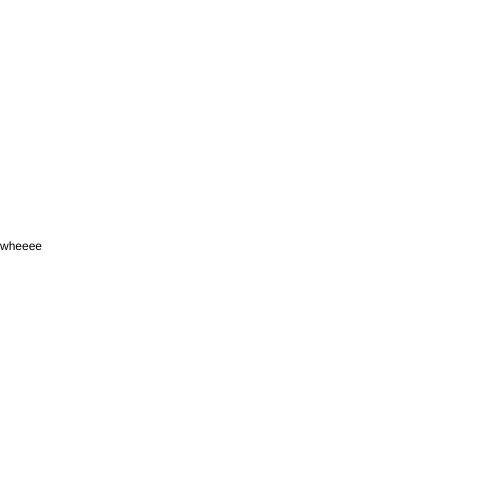
Frame 1 (no input)
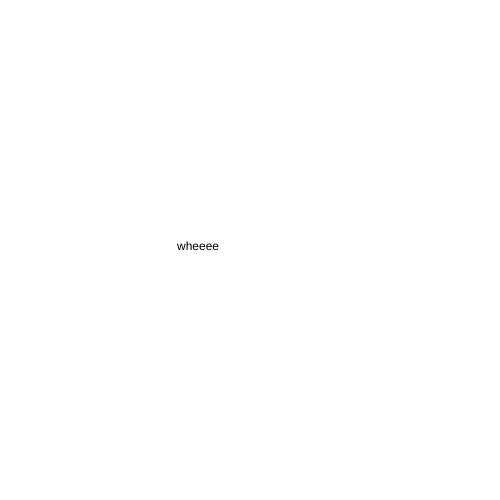
Frame 60 (no input)
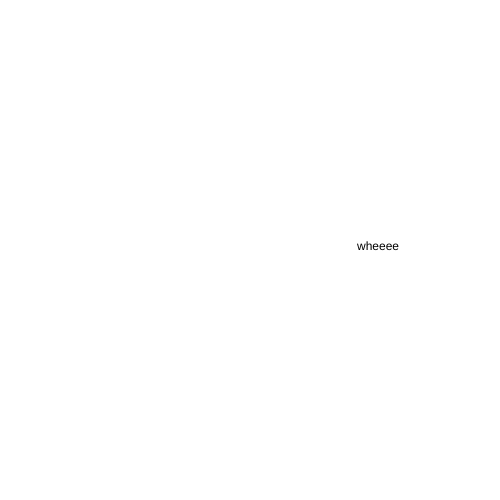
Frame 120 (the mouse pressed at the canvas centre since frame 60)

The p5.js sketch that drew these frames (run headless with seeded random() and noise() and a simulated clock; from frame 60 on, the mouse is pressed at the canvas centre):

// p5.js sketch
// ── sketch.js
var x = 0;

function setup() {
  createCanvas(500, 500);
}

function draw() {
  background('white')
  //ellipse(x, height / 2, 10, 10)
  text("wheeee", x, height / 2);
  x += 3;
  if (x > width + 20) {
    x = 0;
  }
}
